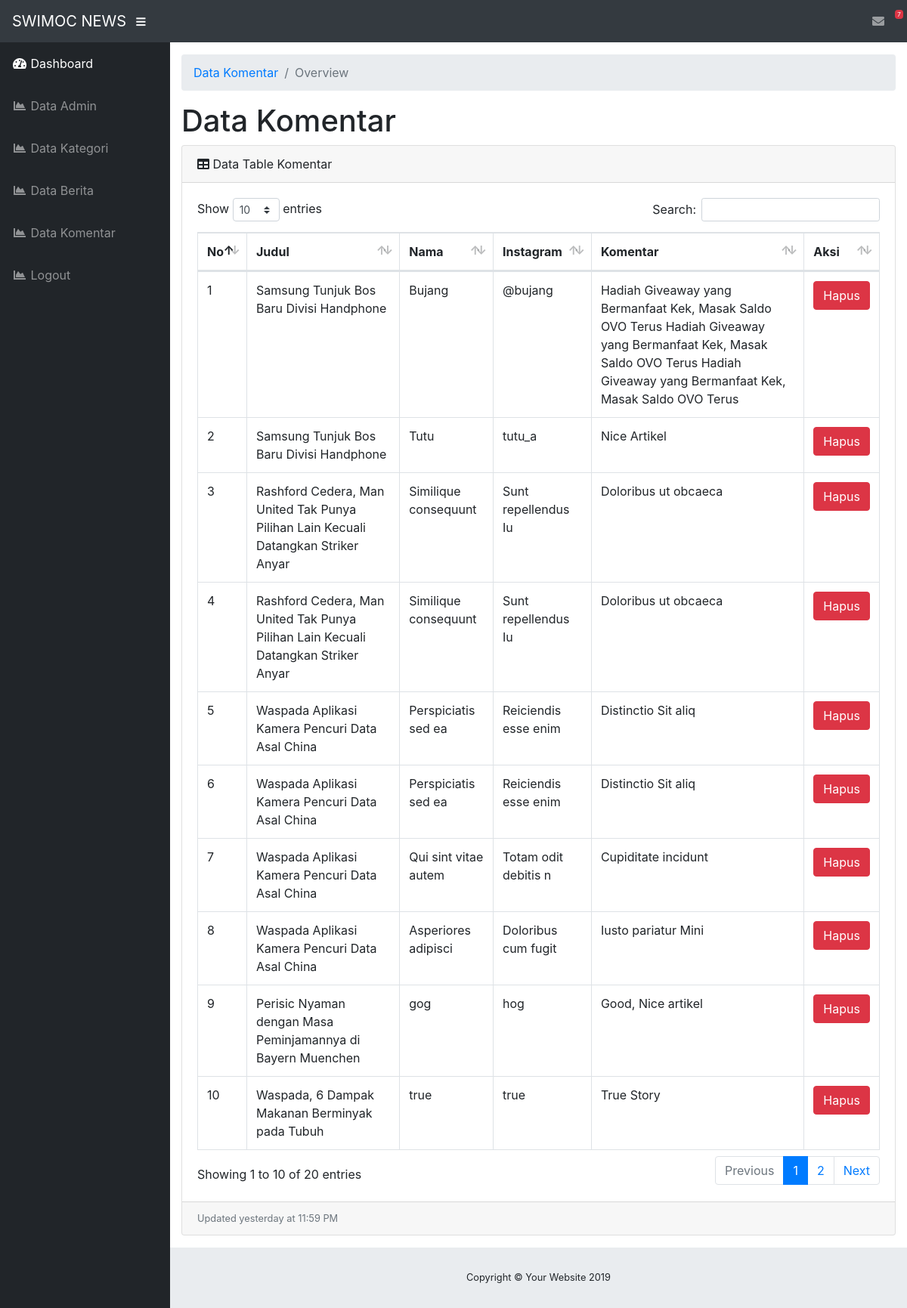
/admin/index.php?page=module/komentar/index (signed in), run on the app's committed database.
### tables this page shows
CREATE TABLE `tb_komentar` (
  `komentar_id` int(11) NOT NULL,
  `berita_id` int(11) NOT NULL,
  `komentar_nama` varchar(225) NOT NULL,
  `komentar_ig` varchar(225) NOT NULL,
  `komentar_isi` text NOT NULL
);

CREATE TABLE `tb_berita` (
  `berita_id` int(11) NOT NULL,
  `kategori_id` int(11) NOT NULL,
  `berita_judul` varchar(225) NOT NULL,
  `berita_tanggal` date NOT NULL,
  `berita_gambar` varchar(225) NOT NULL,
  `berita_isi` text NOT NULL,
  `berita_lihat` int(11) NOT NULL
);

### admin/module/komentar/index.php (the view)
<div id="content-wrapper">
  <div class="container-fluid">
    <ol class="breadcrumb">
      <li class="breadcrumb-item">
        <a href="index.php?page=module/komentar/index">Data Komentar</a>
      </li>
      <li class="breadcrumb-item active">Overview</li>
    </ol>
    <h1>Data Komentar</h1>
    <div class="card mb-3">
      <div class="card-header">
        <i class="fas fa-table"></i>
        Data Table Komentar</div>
      <div class="card-body">
        <div class="table-responsive">
          <table class="table table-bordered" id="dataTable" width="100%" cellspacing="0">
            <thead>
              <tr>
                <th>No</th>
                <th>Judul</th>
                <th>Nama</th>
                <th>Instagram</th>
                <th>Komentar</th>
                <th>Aksi</th>
              </tr>
            </thead>
            <tbody>
              <?php
              $no = 1;
              $ambil = $koneksi->query("SELECT * FROM tb_komentar,tb_berita WHERE tb_berita.berita_id=tb_komentar.berita_id ORDER BY tb_komentar.komentar_id ASC");
              while ($pecah = $ambil->fetch_object()) {
              ?>
                <tr>
                  <td><?php echo $no++ ?></td>
                  <td><?php echo $pecah->berita_judul ?></td>
                  <td><?php echo $pecah->komentar_nama ?></td>
                  <td><?php echo $pecah->komentar_ig ?></td>
                  <td><?php echo $pecah->komentar_isi ?></td>
                  <td>
                    <a href="index.php?page=module/komentar/hapus&id= <?php echo $pecah->komentar_id ?>" class="btn btn-danger">Hapus</a>
                  </td>
                </tr>
              <?php } ?>
            </tbody>
          </table>
        </div>
      </div>
      <div class="card-footer small text-muted">Updated yesterday at 11:59 PM</div>
    </div>
  </div>
  <footer class="sticky-footer">
    <div class="container my-auto">
      <div class="copyright text-center my-auto">
        <span>Copyright © Your Website 2019</span>
      </div>
    </div>
  </footer>
</div>

### data on the page
tb_komentar: berita.berita_judul "Samsung Tunjuk Bos Baru Divisi Handphone", komentar_nama "Bujang", komentar_ig "@bujang", komentar_isi "Hadiah Giveaway yang Bermanfaat Kek, Masak Saldo OVO Terus Hadiah Giveaway yang Bermanfaat Kek, Masak Saldo OVO Terus Hadiah Giveaway yang Bermanfaat Kek, Masak Saldo OVO Terus"
tb_komentar: berita.berita_judul "Samsung Tunjuk Bos Baru Divisi Handphone", komentar_nama "Tutu", komentar_ig "tutu_a", komentar_isi "Nice Artikel"
tb_komentar: berita.berita_judul "Rashford Cedera, Man United Tak Punya Pilihan Lain Kecuali Datangkan Striker Anyar", komentar_nama "Similique consequunt", komentar_ig "Sunt repellendus Iu", komentar_isi "Doloribus ut obcaeca"
tb_komentar: berita.berita_judul "Rashford Cedera, Man United Tak Punya Pilihan Lain Kecuali Datangkan Striker Anyar", komentar_nama "Similique consequunt", komentar_ig "Sunt repellendus Iu", komentar_isi "Doloribus ut obcaeca"
tb_komentar: berita.berita_judul "Waspada Aplikasi Kamera Pencuri Data Asal China", komentar_nama "Perspiciatis sed ea", komentar_ig "Reiciendis esse enim", komentar_isi "Distinctio Sit aliq"
tb_komentar: berita.berita_judul "Waspada Aplikasi Kamera Pencuri Data Asal China", komentar_nama "Perspiciatis sed ea", komentar_ig "Reiciendis esse enim", komentar_isi "Distinctio Sit aliq"
tb_komentar: berita.berita_judul "Waspada Aplikasi Kamera Pencuri Data Asal China", komentar_nama "Qui sint vitae autem", komentar_ig "Totam odit debitis n", komentar_isi "Cupiditate incidunt"
tb_komentar: berita.berita_judul "Waspada Aplikasi Kamera Pencuri Data Asal China", komentar_nama "Asperiores adipisci", komentar_ig "Doloribus cum fugit", komentar_isi "Iusto pariatur Mini"
tb_komentar: berita.berita_judul "Perisic Nyaman dengan Masa Peminjamannya di Bayern Muenchen", komentar_nama "gog", komentar_ig "hog", komentar_isi "Good, Nice artikel"
tb_komentar: berita.berita_judul "Waspada, 6 Dampak Makanan Berminyak pada Tubuh", komentar_nama "true", komentar_ig "true", komentar_isi "True Story"
